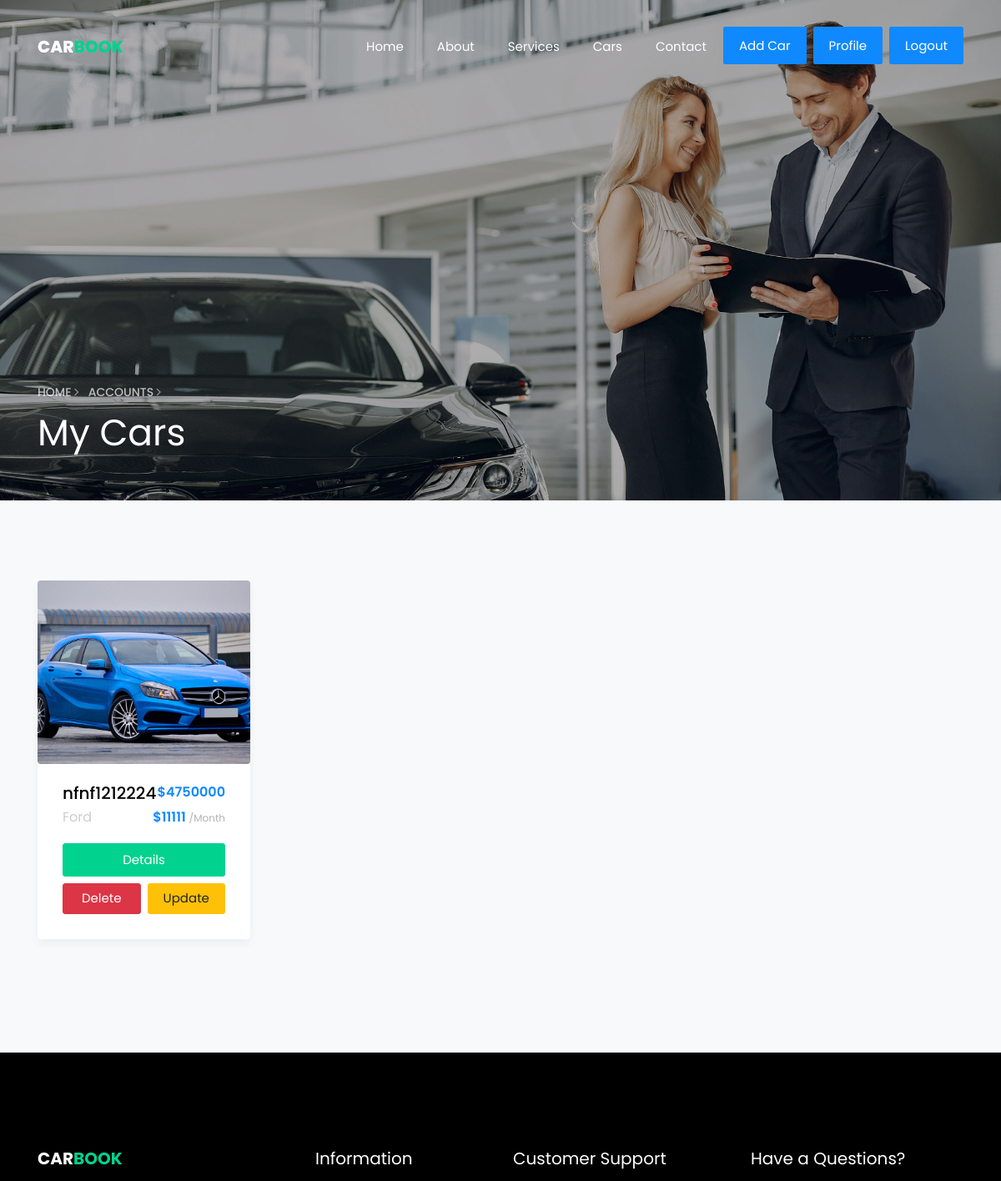
The page /accounts/mycars/ (signed in, upper part) on the database as committed earlier.
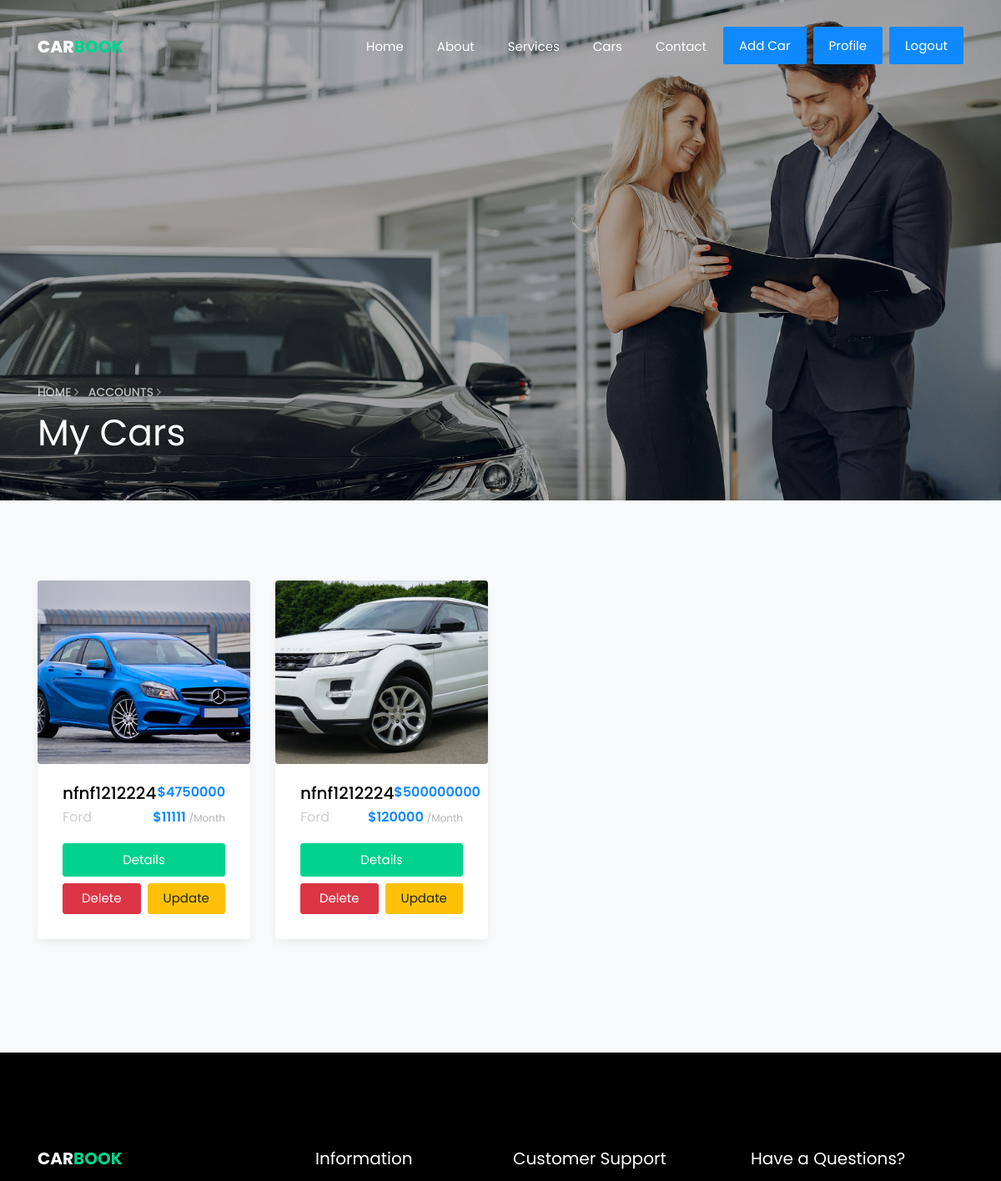
The same page on the database as committed later.
### cars/models.py (models this page shows, shortened)
class Car(models.Model):
    owner = models.ForeignKey(User, related_name='car_owner', on_delete=models.CASCADE)
    name = models.CharField(max_length=100 , help_text="enter your vin number her")
    image_cover = models.ImageField(upload_to='cars/')
    total_price = models.IntegerField(default=0)
    price_per_month = models.IntegerField(default=0,null=True,blank=True)
    description = models.TextField(max_length=10000)
    features = models.TextField(max_length=10000,null=True,blank=True)
    created_at = models.DateTimeField( default=timezone.now)
    slug = models.SlugField(null=True,blank=True)
    model = models.ForeignKey("Model",related_name='car_model', on_delete=models.CASCADE)
    mileage = models.CharField( max_length=50)
    transmission = models.CharField( max_length=50,null=True,blank=True)
    specifications = models.CharField( max_length=50,null=True,blank=True)
    fuel = models.CharField( max_length=50)
    color = models.CharField( max_length=50)
    cylinders = models.IntegerField()
    doors = models.IntegerField()
    year = models.IntegerField()
    class Meta:
        verbose_name_plural = "Cars"
    def get_absolute_url(self):
        return reverse("car_details", kwargs={"pk":self.pk})

class Model(models.Model):
    name = models.CharField(max_length=60)
    class Meta:
        verbose_name_plural = "Car Model"
    def __str__(self):
        return str(self.name)

### accounts/views.py (the view)
# urls.py: path('mycars/' , views.myCars , name='my_cars'),
def myCars(request):
    mycars = Car.objects.filter(owner=request.user)
    paginator = Paginator(mycars,12)
    page = request.GET.get('page')
    paged_car = paginator.get_page(page)
    context = {
        'mycars':paged_car
    }
    return render(request , 'profile/myCars.html' , context)

### accounts/templates/profile/myCars.html (shortened to what this page needs)
{% extends 'base.html' %}
{% load static %}
{% block body %}
<section class="hero-wrap hero-wrap-2 js-fullheight" style="background-image: url('{% static 'images/bg_3.jpg'%}');"
    data-stellar-background-ratio="0.5">
    <div class="overlay"></div>
    <div class="container">
        <div class="row no-gutters slider-text js-fullheight align-items-end justify-content-start">
            <div class="col-md-9 ftco-animate pb-5">
                <p class="breadcrumbs"><span class="mr-2"><a href="/">Home <i
                                class="ion-ios-arrow-forward"></i></a></span> <span>Accounts <i
                            class="ion-ios-arrow-forward"></i></span></p>
                <h1 class="mb-3 bread">My Cars</h1>
            </div>
        </div>
    </div>
</section>
<section class="ftco-section bg-light">
    <div class="container">
        <div class="row">
            {% if mycars %}
            {% for car in mycars %}
            <div class="col-md-3">
                <div class="car-wrap rounded ftco-animate">
                    <div class="img rounded d-flex align-items-end"
                        style="background-image: url({{car.image_cover.url}});">
                    </div>
                    <div class="text">
                        <div class="d-flex justify-content-between">
                            <h2 class="mb-0"><a href="car-single.html">{{car.name}}</a></h2>
                            <p class="price ml-auto">${{car.total_price}}</p>
                        </div>
                        <div class="d-flex mb-3">
                            <span class="cat">{{car.model}}</span>
                            <p class="price ml-auto">${{car.price_per_month}} <span>/Month</span></p>
                        </div>
                        <p class="d-flex mb-2 d-block"> <a href="{{car.get_absolute_url}}"
                                class="btn btn-secondary w-100 py-2 ml-0">Details</a></p>
                        <div class="d-flex justify-content-between">
                            <button class="btn btn-danger w-50 mr-2">Delete</button>
                            <button class="btn btn-warning w-50">Update</button>
                        </div>
                    </div>
                </div>
            </div>
            {% endfor %}
            {% else %}
            <div class="text-center w-100 pt-5">
                <h2>No Cars For You </h2>
            </div>
            {% endif %}
        </div>
    </div>
</section>
{% endblock body %}

### templates/base.html (shortened to what this page needs)
{% load static %}
<!DOCTYPE html>
<html lang="en">
  <head>
    <link rel="stylesheet" href="{% static 'css/open-iconic-bootstrap.min.css' %}">
    <link rel="stylesheet" href="{% static 'css/animate.css' %}">
    <link rel="stylesheet" href="{% static 'css/owl.carousel.min.css' %}">
    <link rel="stylesheet" href="{% static 'css/owl.theme.default.min.css' %}">
    <link rel="stylesheet" href="{% static 'css/magnific-popup.css' %}">
    <link rel="stylesheet" href="{% static 'css/aos.css' %}">
    <link rel="stylesheet" href="{% static 'css/ionicons.min.css' %}">
    <link rel="stylesheet" href="{% static 'css/bootstrap-datepicker.css' %}">
    <link rel="stylesheet" href="{% static 'css/jquery.timepicker.css' %}">
    <link rel="stylesheet" href="{% static 'css/flaticon.css' %}">
    <link rel="stylesheet" href="{% static 'css/icomoon.css' %}">
    <link rel="stylesheet" href="{% static 'css/bootstrap.min.css' %}">
    <link rel="stylesheet" href="{% static 'css/style.css' %}">
  </head>
  <body>
	  <nav class="navbar navbar-expand-lg navbar-dark ftco_navbar bg-dark ftco-navbar-light" id="ftco-navbar">
	    <div class="container">
	      <a class="navbar-brand" href="/">Car<span>Book</span></a>
	      <div class="collapse navbar-collapse" id="ftco-nav">
	        <ul class="navbar-nav ml-auto">
	          <li class="nav-item {% if request.path == '/' %}active{% endif %}"><a href="/" class="nav-link">Home</a></li>
	          <li class="nav-item"><a href="about.html" class="nav-link">About</a></li>
	          <li class="nav-item"><a href="services.html" class="nav-link">Services</a></li>
	          <li class="nav-item {% if request.path == '/cars/' %}active{% endif %}"><a href="{% url 'car_list'%}" class="nav-link ">Cars</a></li>
	          <li class="nav-item"><a href="contact.html" class="nav-link">Contact</a></li>
            {% if request.user.is_authenticated %}
            <li class="nav-item cta  "><a href="{% url 'car_new' %}" class="nav-link">Add Car</a></li>
          <li class="nav-item cta mx-2"><a href="{% url 'profile' %}" class="nav-link">Profile</a></li>
          <li class="nav-item cta "><a href="{% url 'logout' %}" class="nav-link">Logout</a></li>
          {% else %}
          <li class="nav-item cta"><a href="{% url 'login' %}" class="nav-link"><span>Login</span></a></li>
          <li class="nav-item cta mx-2"><a href="{% url 'signup' %}" class="nav-link"><span>Signup</span></a></li>
          {% endif %}
	        </ul>
	      </div>
	    </div>
	  </nav>
    {% block body %}
    {% endblock body %}
    <footer class="ftco-footer ftco-bg-dark ftco-section">
      <div class="container">
        <div class="row mb-5">
          <div class="col-md">
            <div class="ftco-footer-widget mb-4">
              <h2 class="ftco-heading-2"><a href="#" class="logo">Car<span>book</span></a></h2>
            </div>
          </div>
          <div class="col-md">
            <div class="ftco-footer-widget mb-4 ml-md-5">
              <h2 class="ftco-heading-2">Information</h2>
            </div>
          </div>
          <div class="col-md">
             <div class="ftco-footer-widget mb-4">
              <h2 class="ftco-heading-2">Customer Support</h2>
            </div>
          </div>
          <div class="col-md">
            <div class="ftco-footer-widget mb-4">
            	<h2 class="ftco-heading-2">Have a Questions?</h2>
            </div>
          </div>
        </div>
      </div>
    </footer>
  </body>
</html>

Rows that differ between the two databases and show on the page:
added Car: image_cover (picture), name "nfnf1212224", total_price "500000000", model "Ford", price_per_month "120000"
